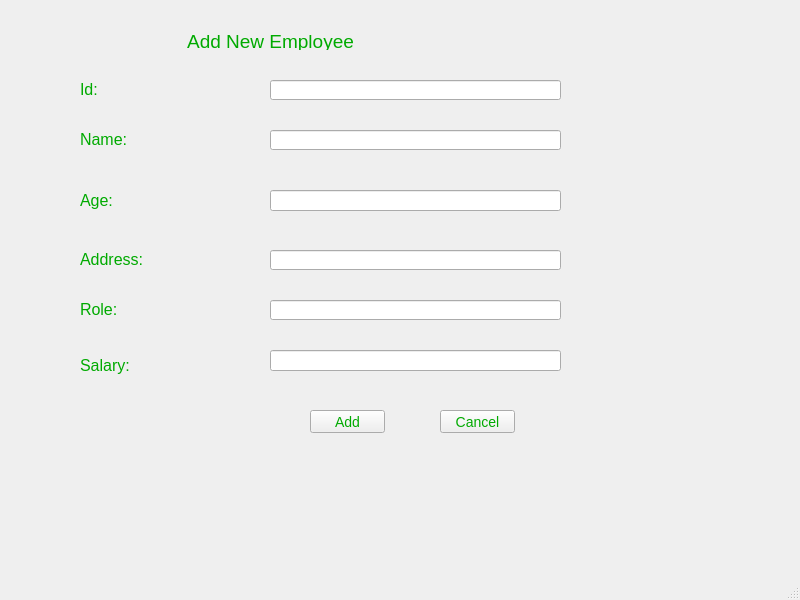
<?xml version="1.0" encoding="UTF-8"?>
<ui version="4.0">
 <class>EmployeeAddWindow</class>
 <widget class="QMainWindow" name="EmployeeAddWindow">
  <property name="geometry">
   <rect>
    <x>0</x>
    <y>0</y>
    <width>800</width>
    <height>600</height>
   </rect>
  </property>
  <property name="windowTitle">
   <string>MainWindow</string>
  </property>
  <widget class="QWidget" name="centralwidget">
   <widget class="QLabel" name="lblTitle">
    <property name="geometry">
     <rect>
      <x>130</x>
      <y>30</y>
      <width>281</width>
      <height>20</height>
     </rect>
    </property>
    <property name="text">
     <string>&lt;html&gt;&lt;head/&gt;&lt;body&gt;&lt;p&gt;&lt;span style=&quot; font-size:14pt; color:#00aa00;&quot;&gt;Add New Employee&lt;/span&gt;&lt;/p&gt;&lt;/body&gt;&lt;/html&gt;</string>
    </property>
    <property name="alignment">
     <set>Qt::AlignCenter</set>
    </property>
   </widget>
   <widget class="QLabel" name="lblId">
    <property name="geometry">
     <rect>
      <x>80</x>
      <y>80</y>
      <width>71</width>
      <height>16</height>
     </rect>
    </property>
    <property name="text">
     <string>&lt;html&gt;&lt;head/&gt;&lt;body&gt;&lt;p&gt;&lt;span style=&quot; font-size:12pt; color:#00aa00;&quot;&gt;Id:&lt;/span&gt;&lt;/p&gt;&lt;/body&gt;&lt;/html&gt;</string>
    </property>
   </widget>
   <widget class="QLineEdit" name="editId">
    <property name="geometry">
     <rect>
      <x>270</x>
      <y>80</y>
      <width>291</width>
      <height>20</height>
     </rect>
    </property>
    <property name="styleSheet">
     <string notr="true">color: rgb(0, 170, 0); 
font-size: 12px; </string>
    </property>
   </widget>
   <widget class="QLineEdit" name="editName">
    <property name="geometry">
     <rect>
      <x>270</x>
      <y>130</y>
      <width>291</width>
      <height>20</height>
     </rect>
    </property>
    <property name="styleSheet">
     <string notr="true">color: rgb(0, 170, 0); 
font-size: 12px; </string>
    </property>
   </widget>
   <widget class="QLabel" name="lblName">
    <property name="geometry">
     <rect>
      <x>80</x>
      <y>130</y>
      <width>71</width>
      <height>16</height>
     </rect>
    </property>
    <property name="text">
     <string>&lt;html&gt;&lt;head/&gt;&lt;body&gt;&lt;p&gt;&lt;span style=&quot; font-size:12pt; color:#00aa00;&quot;&gt;Name:&lt;/span&gt;&lt;/p&gt;&lt;/body&gt;&lt;/html&gt;</string>
    </property>
   </widget>
   <widget class="QLineEdit" name="editAge">
    <property name="geometry">
     <rect>
      <x>270</x>
      <y>190</y>
      <width>291</width>
      <height>21</height>
     </rect>
    </property>
    <property name="styleSheet">
     <string notr="true">color: rgb(0, 170, 0); 
font-size: 12px; </string>
    </property>
   </widget>
   <widget class="QLabel" name="lblAge">
    <property name="geometry">
     <rect>
      <x>80</x>
      <y>190</y>
      <width>71</width>
      <height>21</height>
     </rect>
    </property>
    <property name="text">
     <string>&lt;html&gt;&lt;head/&gt;&lt;body&gt;&lt;p&gt;&lt;span style=&quot; font-size:12pt; color:#00aa00;&quot;&gt;Age:&lt;/span&gt;&lt;/p&gt;&lt;/body&gt;&lt;/html&gt;</string>
    </property>
   </widget>
   <widget class="QLineEdit" name="editAddress">
    <property name="geometry">
     <rect>
      <x>270</x>
      <y>250</y>
      <width>291</width>
      <height>20</height>
     </rect>
    </property>
    <property name="styleSheet">
     <string notr="true">color: rgb(0, 170, 0); 
font-size: 12px; </string>
    </property>
   </widget>
   <widget class="QLabel" name="lblAddress">
    <property name="geometry">
     <rect>
      <x>80</x>
      <y>250</y>
      <width>71</width>
      <height>16</height>
     </rect>
    </property>
    <property name="text">
     <string>&lt;html&gt;&lt;head/&gt;&lt;body&gt;&lt;p&gt;&lt;span style=&quot; font-size:12pt; color:#00aa00;&quot;&gt;Address:&lt;/span&gt;&lt;/p&gt;&lt;/body&gt;&lt;/html&gt;</string>
    </property>
   </widget>
   <widget class="QLineEdit" name="editRole">
    <property name="geometry">
     <rect>
      <x>270</x>
      <y>300</y>
      <width>291</width>
      <height>20</height>
     </rect>
    </property>
    <property name="styleSheet">
     <string notr="true">color: rgb(0, 170, 0); 
font-size: 12px; </string>
    </property>
   </widget>
   <widget class="QLabel" name="lblRole">
    <property name="geometry">
     <rect>
      <x>80</x>
      <y>300</y>
      <width>71</width>
      <height>16</height>
     </rect>
    </property>
    <property name="text">
     <string>&lt;html&gt;&lt;head/&gt;&lt;body&gt;&lt;p&gt;&lt;span style=&quot; font-size:12pt; color:#00aa00;&quot;&gt;Role:&lt;/span&gt;&lt;/p&gt;&lt;/body&gt;&lt;/html&gt;</string>
    </property>
   </widget>
   <widget class="QLineEdit" name="editSalary">
    <property name="geometry">
     <rect>
      <x>270</x>
      <y>350</y>
      <width>291</width>
      <height>21</height>
     </rect>
    </property>
    <property name="styleSheet">
     <string notr="true">color: rgb(0, 170, 0); 
font-size: 12px; </string>
    </property>
   </widget>
   <widget class="QLabel" name="lblSalary">
    <property name="geometry">
     <rect>
      <x>80</x>
      <y>350</y>
      <width>71</width>
      <height>31</height>
     </rect>
    </property>
    <property name="text">
     <string>&lt;html&gt;&lt;head/&gt;&lt;body&gt;&lt;p&gt;&lt;span style=&quot; font-size:12pt; color:#00aa00;&quot;&gt;Salary:&lt;/span&gt;&lt;/p&gt;&lt;/body&gt;&lt;/html&gt;</string>
    </property>
   </widget>
   <widget class="QPushButton" name="btnAdd">
    <property name="geometry">
     <rect>
      <x>310</x>
      <y>410</y>
      <width>75</width>
      <height>23</height>
     </rect>
    </property>
    <property name="styleSheet">
     <string notr="true">color:rgb(0, 170, 0); 
font-size:14px; </string>
    </property>
    <property name="text">
     <string>Add</string>
    </property>
   </widget>
   <widget class="QPushButton" name="btnCancel">
    <property name="geometry">
     <rect>
      <x>440</x>
      <y>410</y>
      <width>75</width>
      <height>23</height>
     </rect>
    </property>
    <property name="styleSheet">
     <string notr="true">color:rgb(0, 170, 0); 
font-size:14px; </string>
    </property>
    <property name="text">
     <string>Cancel</string>
    </property>
   </widget>
  </widget>
  <widget class="QMenuBar" name="menubar">
   <property name="geometry">
    <rect>
     <x>0</x>
     <y>0</y>
     <width>800</width>
     <height>21</height>
    </rect>
   </property>
  </widget>
  <widget class="QStatusBar" name="statusbar"/>
 </widget>
 <resources/>
 <connections/>
</ui>
